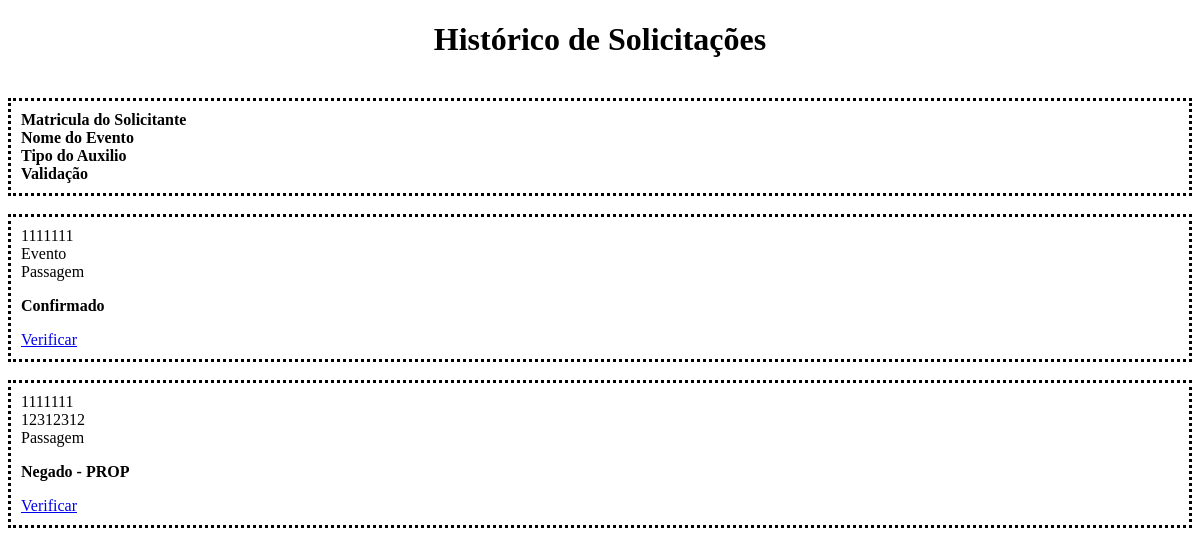
The page /historico_solicitacoes.php on the database as committed earlier.
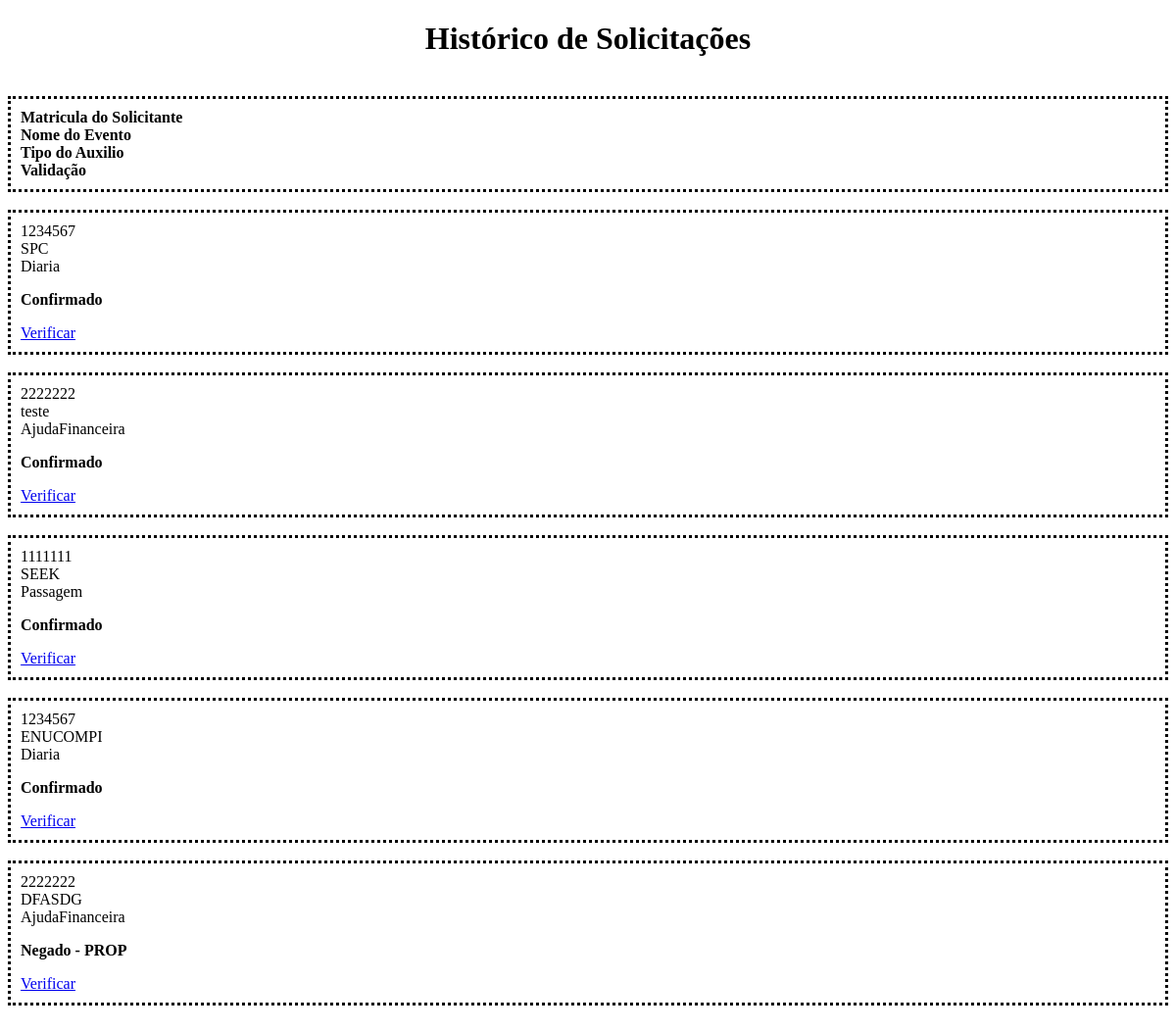
The same page on the database as committed later.
### tables this page shows
CREATE TABLE `SOLICITACAO` (
  `COD_SOLICITACAO` int(11) NOT NULL,
  `MAT_SOLICITANTE` varchar(10) DEFAULT NULL,
  `NOME_EVENTO` varchar(50) DEFAULT NULL,
  `ABRANGENCIA` varchar(15) DEFAULT NULL,
  `TITULO_TRABALHO` varchar(100) DEFAULT NULL,
  `TITULO_PROJETO` varchar(100) DEFAULT NULL,
  `AUXILIO` char(1) DEFAULT NULL,
  `TIPO_AUXILIO` varchar(20) DEFAULT NULL,
  `DESCRICAO` varchar(350) DEFAULT NULL,
  `COD_AGENCIA` varchar(60) NOT NULL,
  `ANOS_AUXILIO` int(2) NOT NULL,
  `NUM_CONTA` varchar(15) DEFAULT NULL,
  `COD_NOME_BANCO` varchar(60) DEFAULT NULL,
  `LOCAL_EVENTO` varchar(50) DEFAULT NULL,
  `INICIO_EVENTO` varchar(10) DEFAULT NULL,
  `FIM_EVENTO` varchar(10) DEFAULT NULL,
  `PONTUACAO` int(11) NOT NULL DEFAULT '0',
  `VALIDACAO` varchar(25) NOT NULL DEFAULT 'Em Avaliacao: PROP',
  `JUSTIFICATIVA` varchar(350) DEFAULT NULL,
  `COD_PONTUACAO` int(11) DEFAULT NULL
);

### historico_solicitacoes.php (the view, shortened to what this page needs)
<!DOCTYPE html>
<html>
<head>
</head>
<body>
	<center>
		<h1 id="titulo_principal">Histórico de Solicitações</h1>
	</center>
	<br>
	<div class="d-flex justify-content-center">
		<div class="col-md-11 bg-light border rounded" style="border-color: black; border-style: dotted; padding: 10px;">
			<div class="row">
				<div class="col-md-3">
					<b>Matricula do Solicitante</b>
				</div>
				<div class="col-md-2">
					<b>Nome do Evento</b>
				</div>
				<div class="col-md-2">
					<b>Tipo do Auxilio</b>
				</div>
				<div class="col-md-3">
					<b>Validação</b>
				</div>
			</div>
		</div>
	</div>
	<br>
	<?php
		$sql_solicitacao = mysqli_query($conexao,"SELECT * FROM SOLICITACAO WHERE VALIDACAO != 'Em Avaliacao: PROP' AND VALIDACAO != 'Em Avaliacao: PRAD' AND VALIDACAO != 'Em Avaliacao: PROPLAN'" );
		while($aux = mysqli_fetch_assoc($sql_solicitacao)){
	?>
			<div class="d-flex justify-content-center">
				<div class="col-md-11 bg-light border rounded" style="border-color: black; border-style: dotted; padding: 10px;">
					<div class="row">
						<div class="col-md-3">
							<?php echo $aux["MAT_SOLICITANTE"]; ?>
						</div>
						<div class="col-md-2">
							<?php echo $aux["NOME_EVENTO"]; ?>
						</div>
						<div class="col-md-2">
							<?php echo $aux["TIPO_AUXILIO"]; ?>
						</div>
						<div class="col-md-3">
							<?php if ($aux["VALIDACAO"] == "Confirmado") { ?>
								<b><p class="text-success"><?php echo $aux["VALIDACAO"];?></p></b>
							<?php }else { ?>
			    				<b><p class="text-danger"><?php echo $aux["VALIDACAO"];?></p></b>
			    			<?php } ?>
						</div>
						<div class="col-md-1">
							<a role="button" class="btn btn-primary" href="historico_detalhe_solicitacao.php?id=<?php echo $aux['COD_SOLICITACAO']?>&org=<?php echo $_GET['org'] ?>" >Verificar</a>
						</div>
					</div>
				</div>
			</div>
			<br>
	<?php
		}
	?>
</body>
</html>

Rows that differ between the two databases and show on the page:
removed solicitacao: MAT_SOLICITANTE "1111111", NOME_EVENTO "Evento", TIPO_AUXILIO "Passagem", VALIDACAO "Confirmado"
removed solicitacao: MAT_SOLICITANTE "1111111", NOME_EVENTO "12312312", TIPO_AUXILIO "Passagem", VALIDACAO "Negado - PROP"
added solicitacao: MAT_SOLICITANTE "1234567", NOME_EVENTO "SPC", TIPO_AUXILIO "Diaria", VALIDACAO "Confirmado"
added solicitacao: MAT_SOLICITANTE "2222222", NOME_EVENTO "teste", TIPO_AUXILIO "AjudaFinanceira", VALIDACAO "Confirmado"
added solicitacao: MAT_SOLICITANTE "1111111", NOME_EVENTO "SEEK", TIPO_AUXILIO "Passagem", VALIDACAO "Confirmado"
added solicitacao: MAT_SOLICITANTE "1234567", NOME_EVENTO "ENUCOMPI", TIPO_AUXILIO "Diaria", VALIDACAO "Confirmado"
added solicitacao: MAT_SOLICITANTE "2222222", NOME_EVENTO "DFASDG", TIPO_AUXILIO "AjudaFinanceira", VALIDACAO "Negado - PROP"
